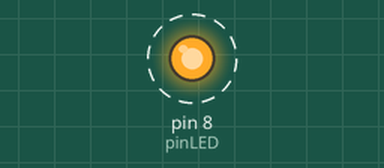
The sketch below on a simulated Arduino Uno, built with avr-gcc and run on an emulated ATmega328P. On the bench: output pins drawn as LEDs (lit = HIGH). Dashed ring = blinking.

Above: at 0.2 s.
Timing chart, 0 to 3.0 s (numbered marks = the images above):
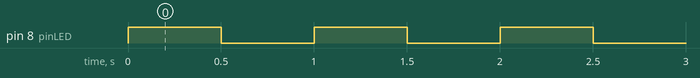

The sketch:

sismik_2021_whileLoopBreak.ino
```cpp
// program LED berkedip menggunakan while loop

const int pinLED = 8;
int nilaiKondisi = 1000; // set nilai kondisi 1000

void setup() {
  pinMode(pinLED, OUTPUT);
}

void loop() {
  // kondisi pertama
  while(nilaiKondisi > 0) {
    digitalWrite(pinLED, HIGH); // pinLED dalam kondisi high
    delay(500); // delay selama 500 ms
    digitalWrite(pinLED, LOW); // pinLED dalam kondisi low
    delay(500); // delay selama 500 ms

    nilaiKondisi = nilaiKondisi - 100; // mengurangi nilai kondisi
    break;
    }
}
```

Measured:
- by itself, pin 8 (pinLED): alternates HIGH for 0.50 s and LOW for 0.50 s, 20 changes in all, then stays LOW
